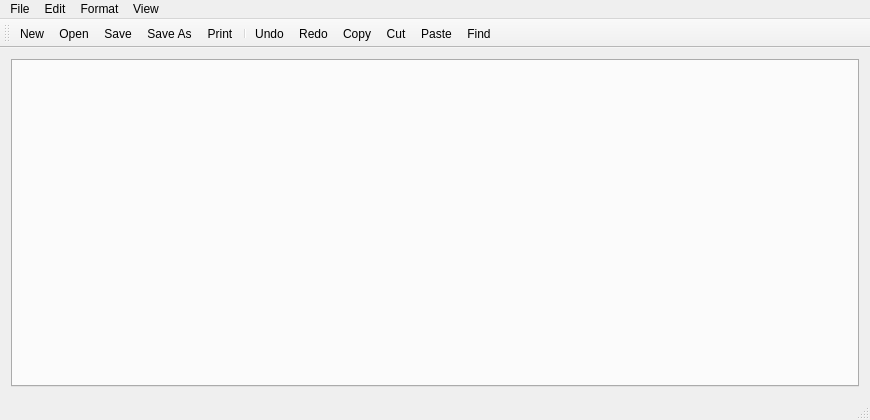
<?xml version="1.0" encoding="UTF-8"?>
<ui version="4.0">
 <class>MainWindow</class>
 <widget class="QMainWindow" name="MainWindow">
  <property name="geometry">
   <rect>
    <x>0</x>
    <y>0</y>
    <width>870</width>
    <height>420</height>
   </rect>
  </property>
  <property name="minimumSize">
   <size>
    <width>500</width>
    <height>230</height>
   </size>
  </property>
  <property name="windowTitle">
   <string>MainWindow</string>
  </property>
  <widget class="QWidget" name="centralWidget">
   <layout class="QVBoxLayout" name="verticalLayout">
    <item>
     <widget class="TabbedEditor" name="tabWidget">
      <property name="currentIndex">
       <number>-1</number>
      </property>
     </widget>
    </item>
   </layout>
  </widget>
  <widget class="QMenuBar" name="menuBar">
   <property name="geometry">
    <rect>
     <x>0</x>
     <y>0</y>
     <width>870</width>
     <height>26</height>
    </rect>
   </property>
   <widget class="QMenu" name="menuFile">
    <property name="title">
     <string>File</string>
    </property>
    <addaction name="actionNew"/>
    <addaction name="actionOpen"/>
    <addaction name="actionSave"/>
    <addaction name="actionSave_As"/>
    <addaction name="separator"/>
    <addaction name="actionPrint"/>
    <addaction name="separator"/>
    <addaction name="actionExit"/>
   </widget>
   <widget class="QMenu" name="menuEdit">
    <property name="title">
     <string>Edit</string>
    </property>
    <addaction name="actionUndo"/>
    <addaction name="actionRedo"/>
    <addaction name="separator"/>
    <addaction name="actionCut"/>
    <addaction name="actionCopy"/>
    <addaction name="actionPaste"/>
    <addaction name="separator"/>
    <addaction name="actionFind"/>
    <addaction name="actionReplace"/>
    <addaction name="actionGo_To"/>
    <addaction name="separator"/>
    <addaction name="actionSelect_All"/>
    <addaction name="actionTime_Date"/>
   </widget>
   <widget class="QMenu" name="menuFormat">
    <property name="title">
     <string>Format</string>
    </property>
    <widget class="QMenu" name="menuLanguage">
     <property name="title">
      <string>Language</string>
     </property>
     <addaction name="actionC_Lang"/>
     <addaction name="actionCPP_Lang"/>
     <addaction name="actionJava_Lang"/>
     <addaction name="actionPython_Lang"/>
    </widget>
    <addaction name="actionFont"/>
    <addaction name="menuLanguage"/>
    <addaction name="actionAuto_Indent"/>
    <addaction name="actionWord_Wrap"/>
   </widget>
   <widget class="QMenu" name="menuView">
    <property name="title">
     <string>View</string>
    </property>
    <addaction name="actionStatus_Bar"/>
   </widget>
   <addaction name="menuFile"/>
   <addaction name="menuEdit"/>
   <addaction name="menuFormat"/>
   <addaction name="menuView"/>
  </widget>
  <widget class="QToolBar" name="mainToolBar">
   <attribute name="toolBarArea">
    <enum>TopToolBarArea</enum>
   </attribute>
   <attribute name="toolBarBreak">
    <bool>false</bool>
   </attribute>
   <addaction name="actionNew"/>
   <addaction name="actionOpen"/>
   <addaction name="actionSave"/>
   <addaction name="actionSave_As"/>
   <addaction name="actionPrint"/>
   <addaction name="separator"/>
   <addaction name="actionUndo"/>
   <addaction name="actionRedo"/>
   <addaction name="actionCopy"/>
   <addaction name="actionCut"/>
   <addaction name="actionPaste"/>
   <addaction name="actionFind"/>
  </widget>
  <widget class="QStatusBar" name="statusBar">
   <property name="enabled">
    <bool>true</bool>
   </property>
  </widget>
  <action name="actionNew">
   <property name="icon">
    <iconset>
     <normalon>:/icons/res/icons/new.bmp</normalon>
    </iconset>
   </property>
   <property name="text">
    <string>New</string>
   </property>
   <property name="shortcut">
    <string>Ctrl+N</string>
   </property>
  </action>
  <action name="actionOpen">
   <property name="icon">
    <iconset>
     <normalon>:/icons/res/icons/folder.bmp</normalon>
    </iconset>
   </property>
   <property name="text">
    <string>Open</string>
   </property>
   <property name="shortcut">
    <string>Ctrl+O</string>
   </property>
  </action>
  <action name="actionSave">
   <property name="icon">
    <iconset>
     <normalon>:/icons/res/icons/save.bmp</normalon>
    </iconset>
   </property>
   <property name="text">
    <string>Save</string>
   </property>
   <property name="shortcut">
    <string>Ctrl+S</string>
   </property>
  </action>
  <action name="actionSave_As">
   <property name="icon">
    <iconset>
     <normalon>:/icons/res/icons/save-as.bmp</normalon>
    </iconset>
   </property>
   <property name="text">
    <string>Save As</string>
   </property>
   <property name="shortcut">
    <string>Ctrl+Shift+S</string>
   </property>
  </action>
  <action name="actionPrint">
   <property name="icon">
    <iconset>
     <normalon>:/icons/res/icons/printer.bmp</normalon>
    </iconset>
   </property>
   <property name="text">
    <string>Print...</string>
   </property>
   <property name="shortcut">
    <string>Ctrl+P</string>
   </property>
  </action>
  <action name="actionExit">
   <property name="text">
    <string>Exit</string>
   </property>
  </action>
  <action name="actionUndo">
   <property name="icon">
    <iconset>
     <normalon>:/icons/res/icons/undo.bmp</normalon>
    </iconset>
   </property>
   <property name="text">
    <string>Undo</string>
   </property>
   <property name="shortcut">
    <string>Ctrl+Z</string>
   </property>
  </action>
  <action name="actionCut">
   <property name="icon">
    <iconset>
     <normalon>:/icons/res/icons/cut.bmp</normalon>
    </iconset>
   </property>
   <property name="text">
    <string>Cut</string>
   </property>
   <property name="shortcut">
    <string>Ctrl+X</string>
   </property>
  </action>
  <action name="actionCopy">
   <property name="icon">
    <iconset>
     <normalon>:/icons/res/icons/copy.bmp</normalon>
    </iconset>
   </property>
   <property name="text">
    <string>Copy</string>
   </property>
   <property name="shortcut">
    <string>Ctrl+C</string>
   </property>
  </action>
  <action name="actionPaste">
   <property name="icon">
    <iconset>
     <normalon>:/icons/res/icons/paste.bmp</normalon>
    </iconset>
   </property>
   <property name="text">
    <string>Paste</string>
   </property>
   <property name="shortcut">
    <string>Ctrl+V</string>
   </property>
  </action>
  <action name="actionFind">
   <property name="icon">
    <iconset>
     <normalon>:/icons/res/icons/search.bmp</normalon>
    </iconset>
   </property>
   <property name="text">
    <string>Find...</string>
   </property>
   <property name="shortcut">
    <string>Ctrl+F</string>
   </property>
  </action>
  <action name="actionReplace">
   <property name="text">
    <string>Replace...</string>
   </property>
   <property name="shortcut">
    <string>Ctrl+H</string>
   </property>
  </action>
  <action name="actionGo_To">
   <property name="text">
    <string>Go To...</string>
   </property>
   <property name="shortcut">
    <string>Ctrl+G</string>
   </property>
  </action>
  <action name="actionSelect_All">
   <property name="text">
    <string>Select All</string>
   </property>
   <property name="shortcut">
    <string>Ctrl+A</string>
   </property>
  </action>
  <action name="actionTime_Date">
   <property name="text">
    <string>Time/Date</string>
   </property>
   <property name="shortcut">
    <string>F5</string>
   </property>
  </action>
  <action name="actionFont">
   <property name="text">
    <string>Font...</string>
   </property>
  </action>
  <action name="actionStatus_Bar">
   <property name="checkable">
    <bool>true</bool>
   </property>
   <property name="checked">
    <bool>true</bool>
   </property>
   <property name="enabled">
    <bool>true</bool>
   </property>
   <property name="text">
    <string>Status Bar</string>
   </property>
  </action>
  <action name="actionRedo">
   <property name="icon">
    <iconset>
     <normalon>:/icons/res/icons/redo.bmp</normalon>
    </iconset>
   </property>
   <property name="text">
    <string>Redo</string>
   </property>
   <property name="shortcut">
    <string>Ctrl+Y</string>
   </property>
  </action>
  <action name="actionAuto_Indent">
   <property name="checkable">
    <bool>true</bool>
   </property>
   <property name="checked">
    <bool>true</bool>
   </property>
   <property name="text">
    <string>Auto Indent</string>
   </property>
  </action>
  <action name="actionWord_Wrap">
   <property name="checkable">
    <bool>true</bool>
   </property>
   <property name="text">
    <string>Word Wrap</string>
   </property>
  </action>
  <action name="actionC_Lang">
   <property name="checkable">
    <bool>true</bool>
   </property>
   <property name="text">
    <string>C</string>
   </property>
  </action>
  <action name="actionCPP_Lang">
   <property name="checkable">
    <bool>true</bool>
   </property>
   <property name="text">
    <string>C++</string>
   </property>
  </action>
  <action name="actionJava_Lang">
   <property name="checkable">
    <bool>true</bool>
   </property>
   <property name="text">
    <string>Java</string>
   </property>
  </action>
  <action name="actionPython_Lang">
   <property name="checkable">
    <bool>true</bool>
   </property>
   <property name="text">
    <string>Python</string>
   </property>
  </action>
 </widget>
 <layoutdefault spacing="6" margin="11"/>
 <customwidgets>
  <customwidget>
   <class>TabbedEditor</class>
   <extends>QTabWidget</extends>
   <header>tabbededitor.h</header>
   <container>1</container>
  </customwidget>
 </customwidgets>
 <resources/>
 <connections/>
</ui>
